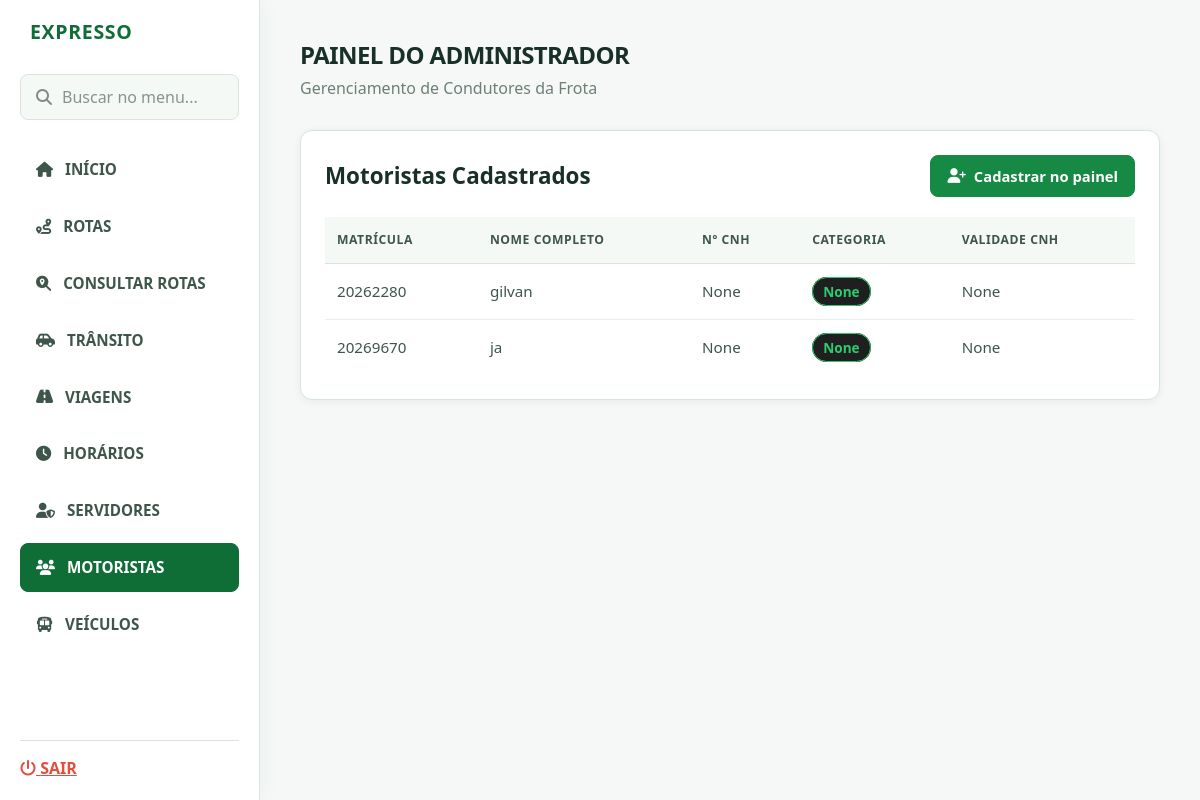
The app's page /lista_motoristas, older data.
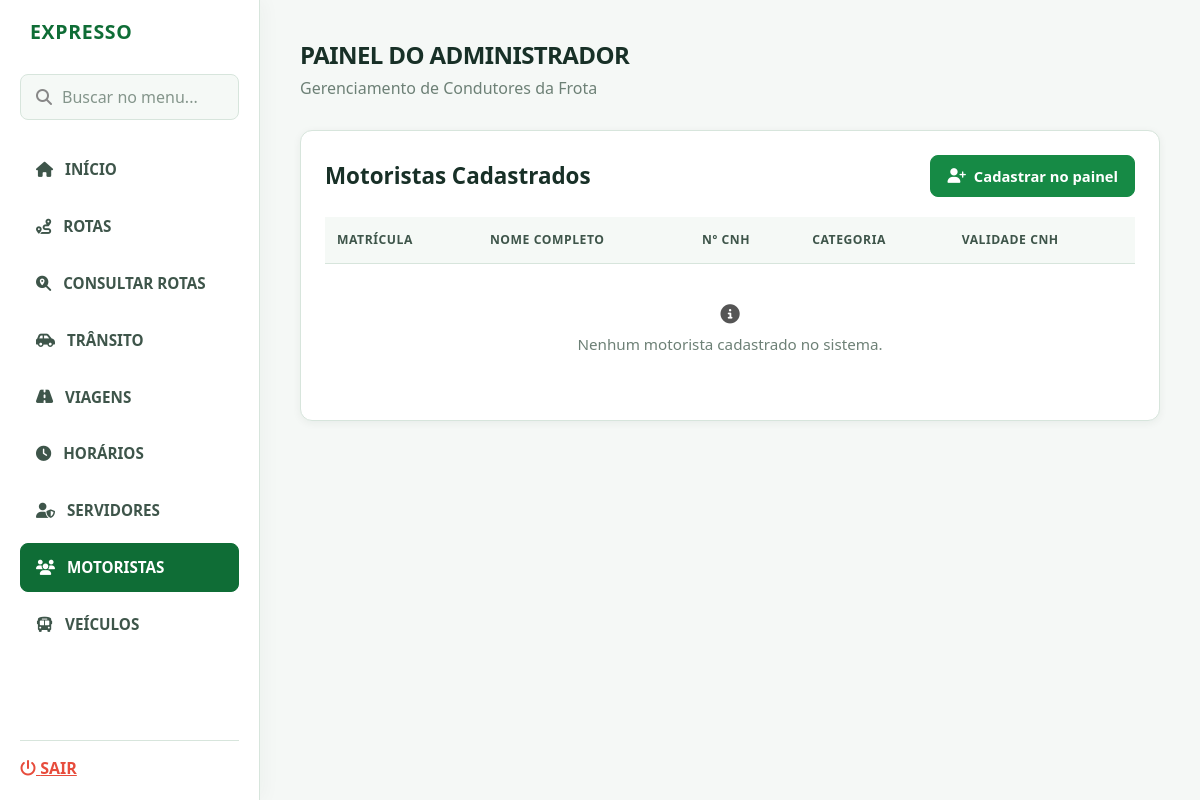
The same page, newer data.
### modelosDB/modelos.py (models this page shows, shortened)
class Motorista(db.Model):
    __tablename__ = 'motoristas'
    id = db.Column(db.Integer, primary_key=True)
    matricula = db.Column(db.String(50), unique=True, nullable=False)
    senha = db.Column(db.String(15), nullable=True)  # Opcional no cadastro inicial
    nome = db.Column(db.String(100), nullable=False)
    cnh = db.Column(db.String(20), unique=True, nullable=True)  # Opcional no cadastro rápido
    categoria = db.Column(db.String(5), nullable=True)  # Opcional no cadastro rápido
    validade_cnh = db.Column(db.String(50), nullable=True)
    cpf = db.Column(db.String(20), unique=True, nullable=True)
    status = db.Column(db.String(50), default='Indisponível')

### servidor.py (the view, shortened to what this page needs)
@app.route('/cad_motor', methods=['GET', 'POST'])
@app.route('/lista_motoristas', methods=['GET', 'POST'])
def listar_motoristas():
    motoristas = Motorista.query.all()
    return render_template('admin/cadastrar_motorista.html', motoristas=motoristas)

### templates/admin/cadastrar_motorista.html (shortened to what this page needs)
<!DOCTYPE html>
<html lang="pt-br">
<head>
    <link rel="stylesheet" href="{{ url_for('static', filename='css/admin/cadastrar_motorista.css') }}">
    <link rel="stylesheet" href="https://cdnjs.cloudflare.com/ajax/libs/font-awesome/6.4.0/css/all.min.css">
    <link rel="stylesheet" href="{{ url_for('static', filename='css/shared/base.css') }}">
</head>
<body>
    <div class="sidebar">
        <div class="sidebar-brand">
            <h1>EXPRESSO</h1>
        </div>
        {% include 'includes/admin_nav.html' %}
    </div>
    <div class="main-content">
        <div class="titulo">
            <h1>PAINEL DO ADMINISTRADOR</h1>
            <p>Gerenciamento de Condutores da Frota</p>
        </div>
        <div class="secao-motoristas">
            <div class="topo-secao">
                <h2>Motoristas Cadastrados</h2>
                <a href="/pag_admin" class="btn-novo-motorista" title="Acesse o painel para cadastrar um motorista"><i class="fa-solid fa-user-plus"></i> Cadastrar no painel</a>
            </div>
            <table class="tabela-motoristas">
                <thead>
                    <tr>
                        <th>Matrícula</th>
                        <th>Nome Completo</th>
                        <th>Nº CNH</th>
                        <th>Categoria</th>
                        <th>Validade CNH</th>
                    </tr>
                </thead>
                <tbody>
                    {% if motoristas %}
                        {% for motorista in motoristas %}
                        <tr>
                            <td>{{ motorista.matricula }}</td>
                            <td>{{ motorista.nome }}</td>
                            <td>{{ motorista.cnh }}</td>
                            <td><span class="badge-categoria">{{ motorista.categoria }}</span></td>
                            <td>{{ motorista.validade_cnh }}</td>
                        </tr>
                        {% endfor %}
                    {% else %}
                        <tr>
                            <td colspan="5" class="tabela-vazia">
                                <i class="fa-solid fa-circle-info"></i>
                                Nenhum motorista cadastrado no sistema.
                            </td>
                        </tr>
                    {% endif %}
                </tbody>
            </table>
        </div>
    </div>
</body>
</html>

### templates/includes/admin_nav.html
{% include 'includes/admin_links.html' %}
{% include 'includes/admin_logout.html' %}

### templates/includes/admin_links.html (shortened to what this page needs)
<div class="search-box">
    <i class="fa-solid fa-magnifying-glass" aria-hidden="true"></i>
    <input type="search" placeholder="Buscar no menu..." aria-label="Buscar no menu">
</div>
<ul class="sidebar-menu">
    <li><a href="/pag_admin" class="{% if request.path == '/pag_admin' %}active{% endif %}"><i class="fa-solid fa-house"></i> INÍCIO</a></li>
    <li><a href="/rotas" class="{% if request.path == '/rotas' %}active{% endif %}"><i class="fa-solid fa-route"></i> ROTAS</a></li>
    <li><a href="/consultar_rotas" class="{% if request.path == '/consultar_rotas' %}active{% endif %}"><i class="fa-solid fa-magnifying-glass-location"></i> CONSULTAR ROTAS</a></li>
    <li><a href="/transito" class="{% if request.path == '/transito' %}active{% endif %}"><i class="fa-solid fa-car-side"></i> TRÂNSITO</a></li>
    <li><a href="/list_viagem" class="{% if request.path == '/list_viagem' %}active{% endif %}"><i class="fa-solid fa-road"></i> VIAGENS</a></li>
    <li><a href="/cad_hora" class="{% if request.path == '/cad_hora' %}active{% endif %}"><i class="fa-solid fa-clock"></i> HORÁRIOS</a></li>
    <li><a href="/lista_servidores" class="{% if request.path == '/lista_servidores' %}active{% endif %}"><i class="fa-solid fa-user-shield"></i> SERVIDORES</a></li>
    <li><a href="/cad_motor" class="{% if request.path in ['/cad_motor', '/lista_motoristas'] %}active{% endif %}"><i class="fa-solid fa-users"></i> MOTORISTAS</a></li>
    <li><a href="/cad_veiculos" class="{% if request.path == '/cad_veiculos' %}active{% endif %}"><i class="fa-solid fa-bus"></i> VEÍCULOS</a></li>
</ul>

### templates/includes/admin_logout.html
<div class="sidebar-footer">
    <a href="/login_adm" class="logout-btn"><i class="fa-solid fa-power-off"></i> SAIR</a>
</div>

### static/css/admin/cadastrar_motorista.css (style rules this page uses)
* { margin: 0; padding: 0; box-sizing: border-box; font-family: 'Segoe UI', Tahoma, Geneva, Verdana, sans-serif; }
body { background-color: #1f1f1f; color: #ffffff; display: flex; min-height: 100vh; }
.sidebar { width: 260px; background-color: #181818; padding: 20px; display: flex; flex-direction: column; position: fixed; height: 100vh; border-right: 1px solid #2b2b2b; }
.sidebar-brand h1 { color: #ffffff; font-size: 1.6rem; font-weight: 800; letter-spacing: 1px; margin-bottom: 30px; padding-left: 10px; }
.search-box { background-color: #2b2b2b; padding: 10px 15px; border-radius: 6px; display: flex; align-items: center; gap: 10px; margin-bottom: 25px; }
.search-box i { color: #888; }
.search-box input { background: none; border: none; outline: none; color: #fff; width: 100%; font-size: 0.9rem; }
.sidebar-menu { list-style: none; display: flex; flex-direction: column; gap: 8px; }
.sidebar-menu a { color: #b3b3b3; text-decoration: none; padding: 12px 15px; border-radius: 6px; display: flex; align-items: center; gap: 12px; font-weight: 500; font-size: 0.95rem; transition: all 0.2s ease; }
.sidebar-menu a.active { background-color: #2ecc71; color: #ffffff; }
.sidebar-footer { margin-top: auto; border-top: 1px solid #2b2b2b; padding-top: 15px; }
.logout-btn { color: #e74c3c !important; font-weight: bold; }
.main-content { margin-left: 260px; padding: 40px; width: calc(100% - 260px); }
.titulo h1 { font-size: 2rem; font-weight: 700; color: #ffffff; margin-bottom: 5px; }
.titulo p { color: #888; font-size: 1rem; }
.secao-motoristas { background-color: #2b2b2b; padding: 24px; border-radius: 8px; margin-top: 30px; box-shadow: 0 4px 6px rgba(0, 0, 0, 0.2); }
.topo-secao { display: flex; justify-content: space-between; align-items: center; margin-bottom: 20px; }
.topo-secao h2 { color: #ffffff; font-size: 1.4rem; font-weight: 600; }
.tabela-motoristas { width: 100%; border-collapse: collapse; text-align: left; }
.tabela-motoristas th { color: #2ecc71; padding: 14px 12px; border-bottom: 2px solid #3d3d3d; font-weight: 600; font-size: 0.95rem; text-transform: uppercase; }
.tabela-motoristas td { color: #ffffff; padding: 16px 12px; border-bottom: 1px solid #3d3d3d; vertical-align: middle; font-size: 0.95rem; }
.tabela-motoristas tr:last-child td { border-bottom: none; }
.btn-novo-motorista { background-color: #2ecc71; color: #ffffff; border: none; padding: 10px 18px; border-radius: 5px; cursor: pointer; font-weight: bold; font-size: 0.9rem; display: flex; align-items: center; gap: 8px; transition: background-color 0.2s ease; }
.tabela-vazia { text-align: center; padding: 40px !important; color: #888; }
.tabela-vazia i { font-size: 1.2rem; margin-bottom: 10px; display: block; color: #555; }

Row changes from the older to the newer data that the page shows:
removed Motorista: matricula "20262280", nome "gilvan", cnh "None", categoria "None", validade_cnh "None"
removed Motorista: matricula "20269670", nome "ja", cnh "None", categoria "None", validade_cnh "None"
Text that changed along with them:
text now shown: "Nenhum motorista cadastrado no sistema."
